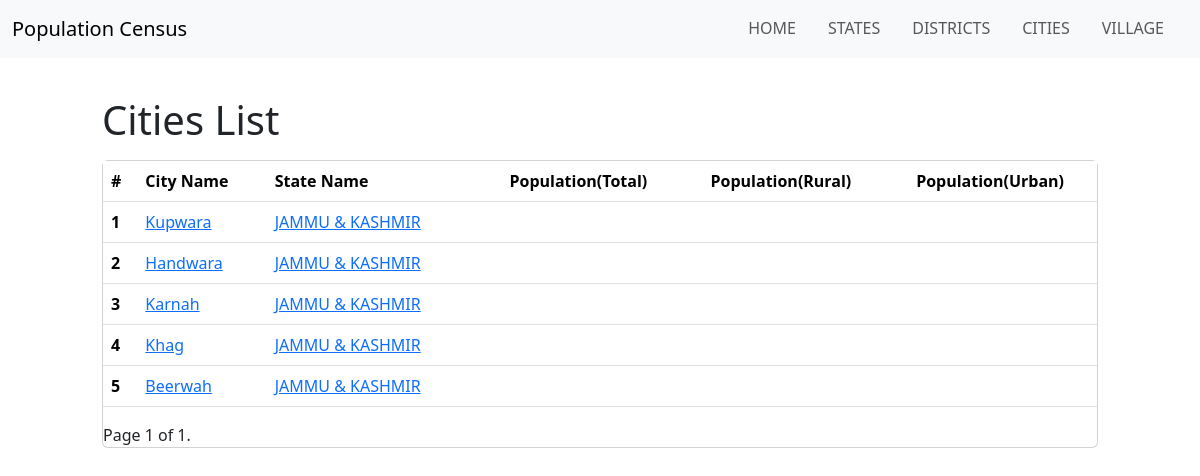
Before: /census-2011/cities/ with the older database file.
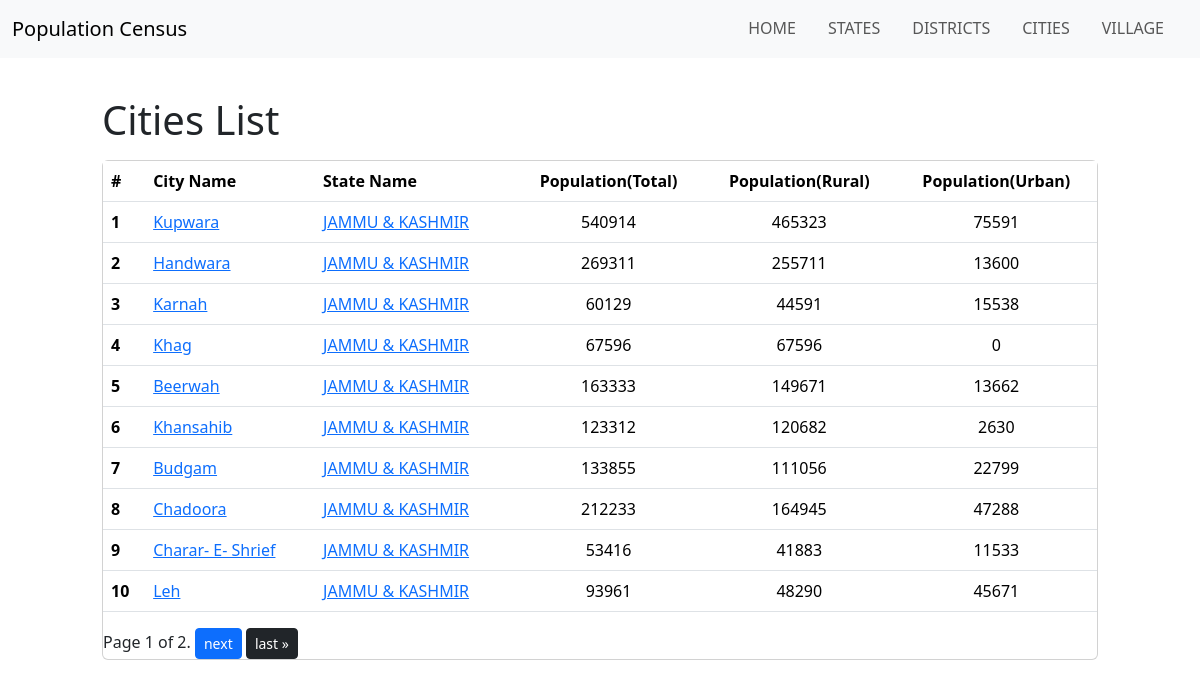
After: the same page with the newer database file.
### census/models.py (models this page shows, shortened)
class City(models.Model):
    name = models.CharField(max_length=30)
    state = models.ForeignKey(State, on_delete = models.CASCADE)
    district = models.ForeignKey(District, on_delete=models.CASCADE)
    city_code = models.CharField(max_length=30, default="")
    slug = models.SlugField(unique=True, blank=True)

class State(models.Model):
    name = models.CharField(max_length=30, unique=True)
    state_code = models.CharField(max_length=30, default='')
    slug = models.SlugField(unique=True, blank=True)
    def __str__(self):
        return f"{self.name}"

class Year(models.Model):
    year = models.IntegerField()
    state = models.ForeignKey(State, on_delete=models.CASCADE, null=True, blank=True, related_name='state_years')
    district = models.ForeignKey(District, on_delete=models.CASCADE, null=True, blank=True, related_name='district_years')
    city = models.ForeignKey(City, on_delete=models.CASCADE, null=True, blank=True, related_name='city_years')
    village = models.ForeignKey(Village, on_delete=models.CASCADE, null=True, blank=True, related_name='village_years')
    data = models.ForeignKey(Data, on_delete=models.CASCADE, null=True, related_name='data_year')
    rural_data = models.ForeignKey(Data, on_delete=models.CASCADE, null=True, related_name='rural_data_year')
    urban_data = models.ForeignKey(Data, on_delete=models.CASCADE, null=True, related_name='urban_data_year')

class Data(models.Model):
    state_code = models.CharField(max_length=10, default='')
    district_code = models.CharField(max_length=10,default='')
    sub_district_code = models.CharField(max_length=20, default='')  # Adjust the max_length as needed
    town_village_code = models.CharField(max_length=20, default='')
    ward_code = models.CharField(max_length=50, default='')
    enumeration_block_code = models.CharField(max_length=50, default='')
    level_of_admin_unit = models.CharField(max_length=50, default='')
    area_name = models.CharField(max_length=50,default='')
    total_rural_urban = models.CharField(max_length=50, default='')
    no_of_houshold = models.IntegerField(null=True)
    total_popul_persons = models.IntegerField(null=True)
    total_popul_males = models.IntegerField(null=True)
    total_popul_females = models.IntegerField(null=True)
    popul_in_agePersons = models.IntegerField(null=True)
    popul_in_ageMales = models.IntegerField(null=True)
    popul_in_ageFemales = models.IntegerField(null=True)
    caste_popul_persons = models.IntegerField(null=True)
    caste_popul_males = models.IntegerField(null=True)
    caste_popul_females = models.IntegerField(null=True)
    tribe_popul_persons = models.IntegerField(null=True)
    tribe_popul_males = models.IntegerField(null=True)
    tribe_popul_females = models.IntegerField(null=True)
    literates_persons = models.IntegerField(null=True)
    literates_males = models.IntegerField(null=True)
    literates_females = models.IntegerField(null=True)
    illiterates_persons = models.IntegerField(null=True)
    illiterates_males = models.IntegerField(null=True)
    illiterates_females = models.IntegerField(null=True)
    total_workers_persons = models.IntegerField(null=True)
    total_workers_males = models.IntegerField(null=True)
    total_workers_females = models.IntegerField(null=True, blank=True)
    main_workers_persons = models.IntegerField(null=True)
    main_workers_males = models.IntegerField(null=True)
    main_workers_females = models.IntegerField(null=True)
    workers_culti_persons = models.IntegerField(null=True)
    workers_culti_males = models.IntegerField(null=True)
    workers_culti_females = models.IntegerField(null=True)
    main_workers_agri_labourers_persons = models.IntegerField(null=True)
    main_workers_agri_labourers_males = models.IntegerField(null=True)
    main_workers_agri_labourers_females = models.IntegerField(null=True)
    main_workers_household_industries_persons = models.IntegerField(null=True)
    main_workers_household_industries_males = models.IntegerField(null=True)
    main_workers_household_industries_females = models.IntegerField(null=True)
    main_workers_other_workers_persons = models.IntegerField(null=True)
    main_workers_other_workers_males = models.IntegerField(null=True)
    main_workers_other_workers_females = models.IntegerField(null=True)
    marginal_workers_persons = models.IntegerField(null=True)
    marginal_workers_males = models.IntegerField(null=True)
    marginal_workers_females = models.IntegerField(null=True)
    marginal_cultivators_persons = models.IntegerField(null=True)
    marginal_cultivators_males = models.IntegerField(null=True)
    marginal_cultivators_females = models.IntegerField(null=True)
    marginal_agri_labourers_persons = models.IntegerField(null=True)
    marginal_agri_labourers_males = models.IntegerField(null=True)
    marginal_agri_labourers_females = models.IntegerField(null=True)
    marginal_workers_household_industries_persons = models.IntegerField(null=True)
    marginal_workers_household_industries_males = models.IntegerField(null=True)
    marginal_workers_household_industries_females = models.IntegerField(null=True)
    marginal_workers_other_workers_persons = models.IntegerField(null=True)
    marginal_workers_other_workers_males = models.IntegerField(null=True)
    marginal_workers_other_workers_females = models.IntegerField(null=True)
    marginal_workers_3_to_6_months_persons = models.IntegerField(null=True)
    marginal_workers_3_to_6_months_males = models.IntegerField(null=True)
    marginal_workers_3_to_6_months_females = models.IntegerField(null=True)
    marginal_cultivators_persons_3_to_6_months = models.IntegerField(null=True)
    marginal_cultivators_males_3_to_6_months = models.IntegerField(null=True)
    marginal_cultivators_females_3_to_6_months = models.IntegerField(null=True)
    marginal_agri_labourers_persons_3_to_6_months = models.IntegerField(null=True)
    marginal_agri_labourers_males_3_to_6_months = models.IntegerField(null=True)
    marginal_agri_labourers_females_3_to_6_months = models.IntegerField(null=True)
    marginal_workers_household_industries_persons_3_to_6_months = models.IntegerField(null=True)
    marginal_workers_household_industries_males_3_to_6_months = models.IntegerField(null=True)
    marginal_workers_household_industries_females_3_to_6_months = models.IntegerField(null=True)
    marginal_other_workers_persons_3_to_6_months = models.IntegerField(null=True)
    marginal_other_workers_males_3_to_6_months = models.IntegerField(null=True)
    marginal_other_workers_females_3_to_6_months = models.IntegerField(null=True)
    marginal_workers_less_than_3_months_persons = models.IntegerField(null=True)
    marginal_workers_less_than_3_months_males = models.IntegerField(null=True)
    marginal_workers_less_than_3_months_females = models.IntegerField(null=True)
    marginal_cultivators_persons_less_than_3_months = models.IntegerField(null=True)
    marginal_cultivators_males_less_than_3_months = models.IntegerField(null=True)
    marginal_cultivators_females_less_than_3_months = models.IntegerField(null=True)
    marginal_agri_labourers_persons_less_than_3_months = models.IntegerField(null=True)
    marginal_agri_labourers_males_less_than_3_months = models.IntegerField(null=True)
    marginal_agri_labourers_females_less_than_3_months = models.IntegerField(null=True)
    marginal_workers_household_industries_persons_less_than_3_months = models.IntegerField(null=True)
    marginal_workers_household_industries_males_less_than_3_months = models.IntegerField(null=True)
    marginal_workers_household_industries_females_less_than_3_months = models.IntegerField(null=True)
    marginal_other_workers_persons_less_than_3_months = models.IntegerField(null=True)
    marginal_other_workers_males_less_than_3_months = models.IntegerField(null=True)
    marginal_other_workers_females_less_than_3_months = models.IntegerField(null=True)
    non_workers_persons = models.IntegerField(null=True)
    non_workers_males = models.IntegerField(null=True)
    non_workers_females = models.IntegerField(null=True)

### census/views.py (the view)
# urls.py: path("cities/", views.cities, name="cities"),
def cities(request):
    cities = City.objects.all()
    items_per_page = 10
    paginator = Paginator(cities, items_per_page)
    page = request.GET.get('page')
    try:
        paginated_data = paginator.page(page)
    except PageNotAnInteger:
        paginated_data = paginator.page(1)
    except EmptyPage:
        paginated_data = paginator.page(paginator.num_pages)
    return render(request, "states/cities_list.html",{"cities_list": paginated_data})

### census/templates/states/cities_list.html (shortened to what this page needs)
<!DOCTYPE html>
<html lang="en">
<head>
    {% load static %}
    <link href="https://cdn.jsdelivr.net/npm/bootstrap@5.3.2/dist/css/bootstrap.min.css" rel="stylesheet"
>
</head>
<body>
    <nav class="navbar navbar-expand-lg bg-body-tertiary fixed-top">
        <div class="container-fluid">
            <a class="navbar-brand" href="#">Population Census</a>
           <div class="offcanvas offcanvas-end" tabindex="-1" id="offcanvasNavbar" aria-labelledby="offcanvasNavbarLabel">
            <div class="offcanvas-body">
                <ul class="navbar-nav justify-content-end flex-grow-1 pe-3 text-uppercase nav-underline">
                    <li class="nav-item">
                        <a class="nav-link" aria-current="page" href="{% url 'index' %}">Home</a>
                    </li>
                    <li class="nav-item">
                        <a class="nav-link" aria-current="page" href="{% url 'state_list' %}">States</a>
                    </li>
                    <li class="nav-item">
                        <a class="nav-link" href="{% url 'district' %}">Districts</a>
                    </li>
                    <li class="nav-item">
                        <a class="nav-link" href="{% url 'cities' %}">Cities</a>
                    </li>
                    <li class="nav-item">
                        <a class="nav-link" href="{% url 'village' %}">Village</a>
                    </li>
                </ul>
            </div>
        </div>
    </div>
    </nav>
    <div class="container mt-5">
     <section class="container my-5">
        <h1 class="h-primary px-5">Cities List</h1>
        {% if cities_list %}
        <div class="card mx-5 mb-5 mt-3">
          <div class="table-responsive">
            <table class="table table-hover">
              <thead>
                <tr>
                  <th scope="col">#</th>
                  <th scope="col">City Name</th>
                  <th scope="col">State Name</th>
                  <th scope="col" class="text-center">Population(Total)</th>
                  <th scope="col" class="text-center">Population(Rural)</th>
                  <th scope="col" class="text-center">Population(Urban)</th>
                </tr>
              </thead>
              <tbody>
                {% for cities in cities_list %}
                <tr>
                  <th scope="row">{{cities.city_code}}</th>
                  <td><a href="{% url 'village_list' cities.slug %}">{{cities.name}}</a></td>
                  <td><a href="{% url 'district_list' slug=cities.state.slug %}">{{cities.state}}</a></td>
                  <td class="text-center">{{ cities.city_years.all.0.data.total_popul_persons}}</td>
                  <td class="text-center">{{ cities.city_years.all.0.rural_data.total_popul_persons}}</td>
                  <td class="text-center">{{ cities.city_years.all.0.urban_data.total_popul_persons}}</td>
                </tr>
                {% endfor %}
              </tbody>
            </table>
                <div class="pagination">
                    <span class="step-links">
                    <span class="current">
                        Page {{ cities_list.number }} of {{ cities_list.paginator.num_pages }}.
                    </span>
                    {% if cities_list.has_next %}
                        <a href="?page={{ cities_list.next_page_number }}"><button type="button" class="btn btn-primary  btn-sm">next</button></a>
                        <a href="?page={{ cities_list.paginator.num_pages }}"><button type="button" class="btn btn-dark  btn-sm">last &raquo;</button></a>
                    {% endif %}
                    </span>
                 </div>
          </div>
        </div>
        {% else %}
        <p>No Cities are available.</p>
        {% endif %}
      </section>
  </div>
</body>
</html>

Changed rows visible on the page:
shown differently, row unchanged: City "Kupwara": city_years.all.0.data.total_popul_persons (not shown) → "540914"; city_years.all.0.rural_data.total_popul_persons (not shown) → "465323"; city_years.all.0.urban_data.total_popul_persons (not shown) → "75591"
shown differently, row unchanged: City "Handwara": city_years.all.0.data.total_popul_persons (not shown) → "269311"; city_years.all.0.rural_data.total_popul_persons (not shown) → "255711"; city_years.all.0.urban_data.total_popul_persons (not shown) → "13600"
shown differently, row unchanged: City "Karnah": city_years.all.0.data.total_popul_persons (not shown) → "60129"; city_years.all.0.rural_data.total_popul_persons (not shown) → "44591"; city_years.all.0.urban_data.total_popul_persons (not shown) → "15538"
shown differently, row unchanged: City "Khag": city_years.all.0.data.total_popul_persons (not shown) → "67596"; city_years.all.0.rural_data.total_popul_persons (not shown) → "67596"; city_years.all.0.urban_data.total_popul_persons (not shown) → "0"
shown differently, row unchanged: City "Beerwah": city_years.all.0.data.total_popul_persons (not shown) → "163333"; city_years.all.0.rural_data.total_popul_persons (not shown) → "149671"; city_years.all.0.urban_data.total_popul_persons (not shown) → "13662"
added City: city_code "6", name "Khansahib", state "JAMMU & KASHMIR", city_years.all.0.data.total_popul_persons "123312", city_years.all.0.rural_data.total_popul_persons "120682", city_years.all.0.urban_data.total_popul_persons "2630"
added City: city_code "7", name "Budgam", state "JAMMU & KASHMIR", city_years.all.0.data.total_popul_persons "133855", city_years.all.0.rural_data.total_popul_persons "111056", city_years.all.0.urban_data.total_popul_persons "22799"
added City: city_code "8", name "Chadoora", state "JAMMU & KASHMIR", city_years.all.0.data.total_popul_persons "212233", city_years.all.0.rural_data.total_popul_persons "164945", city_years.all.0.urban_data.total_popul_persons "47288"
added City: city_code "9", name "Charar- E- Shrief", state "JAMMU & KASHMIR", city_years.all.0.data.total_popul_persons "53416", city_years.all.0.rural_data.total_popul_persons "41883", city_years.all.0.urban_data.total_popul_persons "11533"
added City: city_code "10", name "Leh", state "JAMMU & KASHMIR", city_years.all.0.data.total_popul_persons "93961", city_years.all.0.rural_data.total_popul_persons "48290", city_years.all.0.urban_data.total_popul_persons "45671"
Other visible differences:
{{ cities_list.paginator.num_pages }}: "1" → "2"
text now shown: "next last »"
